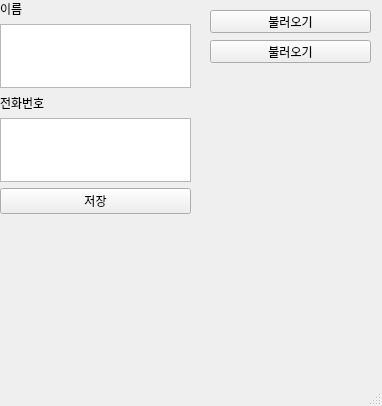
<?xml version="1.0" encoding="UTF-8"?>
<ui version="4.0">
 <class>MainWindow</class>
 <widget class="QMainWindow" name="MainWindow">
  <property name="geometry">
   <rect>
    <x>0</x>
    <y>0</y>
    <width>382</width>
    <height>406</height>
   </rect>
  </property>
  <property name="windowTitle">
   <string>MainWindow</string>
  </property>
  <widget class="QWidget" name="centralwidget">
   <widget class="QWidget" name="verticalLayoutWidget">
    <property name="geometry">
     <rect>
      <x>0</x>
      <y>0</y>
      <width>191</width>
      <height>215</height>
     </rect>
    </property>
    <layout class="QVBoxLayout" name="verticalLayout">
     <item>
      <widget class="QLabel" name="label">
       <property name="text">
        <string>이름</string>
       </property>
      </widget>
     </item>
     <item>
      <widget class="QTextEdit" name="textid"/>
     </item>
     <item>
      <widget class="QLabel" name="label_2">
       <property name="text">
        <string>전화번호</string>
       </property>
      </widget>
     </item>
     <item>
      <widget class="QTextEdit" name="textpass"/>
     </item>
     <item>
      <widget class="QPushButton" name="savebtn">
       <property name="text">
        <string>저장</string>
       </property>
      </widget>
     </item>
    </layout>
   </widget>
   <widget class="QPushButton" name="loadbtn">
    <property name="geometry">
     <rect>
      <x>210</x>
      <y>10</y>
      <width>161</width>
      <height>23</height>
     </rect>
    </property>
    <property name="text">
     <string>불러오기</string>
    </property>
   </widget>
   <widget class="QPushButton" name="loadbtn_2">
    <property name="geometry">
     <rect>
      <x>210</x>
      <y>40</y>
      <width>161</width>
      <height>23</height>
     </rect>
    </property>
    <property name="text">
     <string>불러오기</string>
    </property>
   </widget>
  </widget>
  <widget class="QMenuBar" name="menubar">
   <property name="geometry">
    <rect>
     <x>0</x>
     <y>0</y>
     <width>382</width>
     <height>21</height>
    </rect>
   </property>
  </widget>
  <widget class="QStatusBar" name="statusbar"/>
 </widget>
 <resources/>
 <connections/>
</ui>
